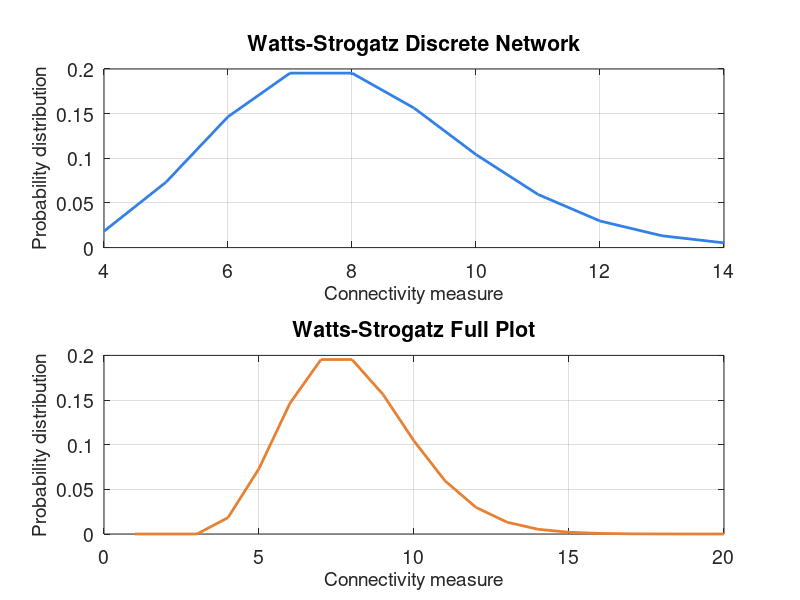

Source code (MATLAB): (Note: this script raises an error after producing the figure.)
clear; clc; clf;
delete(findall(0,'Type','figure'))

%% Generating the WS complex network
k_measure = [4 5 6 7 8 9 10 11 12 13 14]; m = 4; K = length(k_measure);

P = zeros(1,K);
for k = 1:K
    P(k) = m^(k_measure(k)-m)/factorial(k_measure(k)-m)*exp(-m);
end
for k = m:20
    Q(k) = m^(k-m)/factorial(k-m)*exp(-m);
end

figure
subplot(2,1,1)
plot(k_measure, P, 'color',[0.2 0.5 0.9],'LineWidth',2); hold on;
set(gca,'FontSize',14);
title('Watts-Strogatz Discrete Network');
xlabel('Connectivity measure','FontSize',14);
ylabel('Probability distribution','FontSize',14);
grid on; hold off;

subplot(2,1,2)
plot(Q, 'color',[0.9 0.5 0.2],'LineWidth',2); hold on;
set(gca,'FontSize',14);
title('Watts-Strogatz Full Plot');
xlabel('Connectivity measure','FontSize',14);
ylabel('Probability distribution','FontSize',14);
grid on; hold off;

%%  Parameters
% setting general parameters for simulations
T = 1000; dt = 0.1275; % time horizon & time step
gamma = .447; lambda = .469; % gamma and lambda in SAIR
sigma = .087; mu = .0523; % sigma and mu in SAIR
alpha = 0.115;% alpha in SAIR
% g = 0.458345798579201676; l = g+0.0191; % gamma and lambda in SAIR
% s = 0; m = 0.052857235642550742; % sigma and mu in SAIR
% a = 0.11118405987804617;% alpha in SAIR

N = 10^7;
%k_measure = [2 4 6 8 10 12]; K = length(k_measure);
k_classes = [0.0183 0.0741 0.1469 0.1957 0.1957 0.1566 0.1045 0.0597 0.0299 0.0133 0.0053];% 0.000221];

psi_1 = k_measure./20%[0.05 0.15 0.2 0.25 0.3 0.35 0.4 0.45 0.5 0.6 0.7];
psi_2 = (k_measure./20)*0.4%[0.05 0.15 0.2 0.25 0.3 0.35 0.4 0.45 0.5 0.6 0.7].*0.4;

% psi_1 = ones(1,6);
% psi_2 = ones(1,6);

%% DYNAMICS
S = zeros(K,T); A = zeros(K,T); I = zeros(K,T); R = zeros(K,T);
dS = zeros(K,T); dA = zeros(K,T); dI = zeros(K,T); dR = zeros(K,T);
dDR = zeros(K,T); % increment of diagnosed removed
Atot = zeros(K,T); %Atot(1,1) = A(1,1); Atot(2,1) = A(2,1);
Itot = zeros(K,T); %Itot(1,1) = I(1,1); Itot(2,1) = I(2,1);
%f = sigma.*ones(T,2);
for k=1:K
    A(k,1) = 40/(N*k_classes(k));
    I(k,1) = 5/(N*k_classes(k));
    S(k,1) = 1 - A(k,1) - I(k,1);
    Atot(k,1) = A(k,1);
    Itot(k,1) = I(k,1);
end



% initialising theta_1 and theta_2
theta_1 = zeros(1,T); theta_2 = zeros(1,T);
for k = 1:K
        Pk = k_measure(k)*k_classes(k);
    
        theta_1(1) = theta_1(1) + Pk*A(k,1);
        theta_2(1) = theta_2(1) + Pk*I(k,1);
end
theta_1(1) = theta_1(1)/(2*m);
theta_2(1) = theta_2(1)/(2*m);


for t = 2:T
    
    for k = 1:K
        
        dS(k,t) = (-S(k,t-1)*(psi_1(k)*gamma*theta_1(t-1) + psi_2(k)*lambda*theta_2(t-1)))*dt;
        dA(k,t) = (S(k,t-1)*(psi_1(k)*gamma*theta_1(t-1) + psi_2(k)*lambda*theta_2(t-1))-A(k,t-1)*(sigma+alpha))*dt;
        dI(k,t) = (alpha*A(k,t-1)-mu*I(k,t-1))*dt;

        %dDR(t) = (mu*I(k,t-1))*dt;

        S(k,t) = S(k,t-1) + dS(k,t);
        A(k,t) = A(k,t-1) + dA(k,t);
        I(k,t) = I(k,t-1) + dI(k,t);
        
        Atot(k,t) = Atot(k,t-1) - dS(k,t);
        Itot(k,t) = Itot(k,t-1) + alpha*A(k,t-1)*dt;

        %dR(t) = S(t) + A(t) + I(t);
        R(k,t) = 1 - S(k,t) - A(k,t) - I(k,t);
        
        % calculating theta_1 and theta_2
        
        Pk = k_measure(k)*k_classes(k);
    
        theta_1(t) = theta_1(t) + Pk*A(k,t);
        theta_2(t) = theta_2(t) + Pk*I(k,t);

    end
    theta_1(t) = theta_1(t)/(2*m);
    theta_2(t) = theta_2(t)/(2*m);
    
    if t > 10
        psi_1 = psi_1-(psi_1.*0.005); psi_2 = psi_2-(psi_2.*0.00135);
    end
end


% syms x1 x2 x3 g l s m
% [Sx1,Sx2,Sx3] = solve(-x1*(g*x2+l*x3) == 0, g*x1*x2 - s*x2 == 0, l*x1*x3 - m*x3 ==0)

syms t1 t2 k1 k2 g l s m a
X = [-k1*gamma*t1-k2*lambda*t2 0 0 0;
    -k1*gamma*t1-k2*lambda*t2 -alpha-sigma 0 0;
    0 alpha -mu 0;
    0 sigma mu 0];
det(X)



% ====================================================================
% =======================GRADE/POPULATION=============================
% plot(S(1,:),k(1,:),'--','color','r'); hold on;
% plot(S(8,:),k(1,:),'--','color','b'); hold on;
% plot(S(13,:),k(1,:),'-','color','b'); hold on;
% plot(S(18,:),k(1,:),'--','color','g'); hold on;
% plot(S(20,:),k(1,:),'-','color','g')
% title('Evolutionary Gamk(2,kk)e Dynamics of Honeybees Swarm')
% xlabel('Population %')
% ylabel('Grade of the nodes')
% legend('S1','S8','S13','S18','S20')

%% =======================POPULATION/TIME==============================
% cAI = zeros(1,T);
% for t=1:T
%     cAI(t) = sum(dA(1:t))+sum(dI(1:t));
% end

figure
t = datetime(2020,1,22) + caldays(0:T-1);
colormap jet(11)
jetcustom = jet(11);
subplot(2,1,1)
for k=1:K
    plot(1:T,Atot(k,1:T).*(N*k_classes(k)),'-','Color',jetcustom(k,:),'LineWidth',2); hold on; %A(1:T).*(58.5*10^6)+
end
ylim([0 1000]);
set(gca,'FontSize',14);
ax = gca;
ax.XAxis.TickValues = 0:100:T;
ax.YAxis.TickValues = 0:200:1000;
title('Watts-Strogatz Model: Asymptomatic Infected');
xlabel('Time (days)','FontSize',16);
ylabel('Number of cases','FontSize',16);
set(gca,'DefaultTextFontSize',14);
colormap jet(11)
cb = colorbar; caxis([3 14]);
cb.Label.String = 'Node degree';
grid on; hold off;

subplot(2,1,2)
for k=1:K
    plot(1:T,Itot(k,1:T).*(N*k_classes(k)),'-','Color',jetcustom(k,:),'LineWidth',2); hold on; %A(1:T).*(58.5*10^6)+
end
ylim([0 1000]);
set(gca,'FontSize',14);
ax = gca;
ax.XAxis.TickValues = 0:100:T;
ax.YAxis.TickValues = 0:200:1000;
title('Watts-Strogatz Model: Symptomatic Infected');
xlabel('Time (days)','FontSize',16);
ylabel('Number of cases','FontSize',16);
set(gca,'DefaultTextFontSize',14);
colormap jet(11)
cb = colorbar; caxis([3 14]);
cb.Label.String = 'Node degree';
grid on; hold off;

figure
t = datetime(2020,1,22) + caldays(0:T-1);
colormap jet(11)
jetcustom = jet(11);
for k=1:K
    plot(1:T,R(k,1:T).*(N*k_classes(k)),'-','Color',jetcustom(k,:),'LineWidth',2); hold on;
end
ylim([0 1000]);
set(gca,'FontSize',14);
ax = gca;
ax.XAxis.TickValues = 0:100:T;
ax.YAxis.TickValues = 0:200:1000;
title('Watts-Strogatz Model: Removed');
xlabel('Time (days)','FontSize',16);
ylabel('Number of cases','FontSize',16);
set(gca,'DefaultTextFontSize',14);
colormap jet(11)
cb = colorbar; caxis([3 14]);
cb.Label.String = 'Node degree';
grid on; hold off;